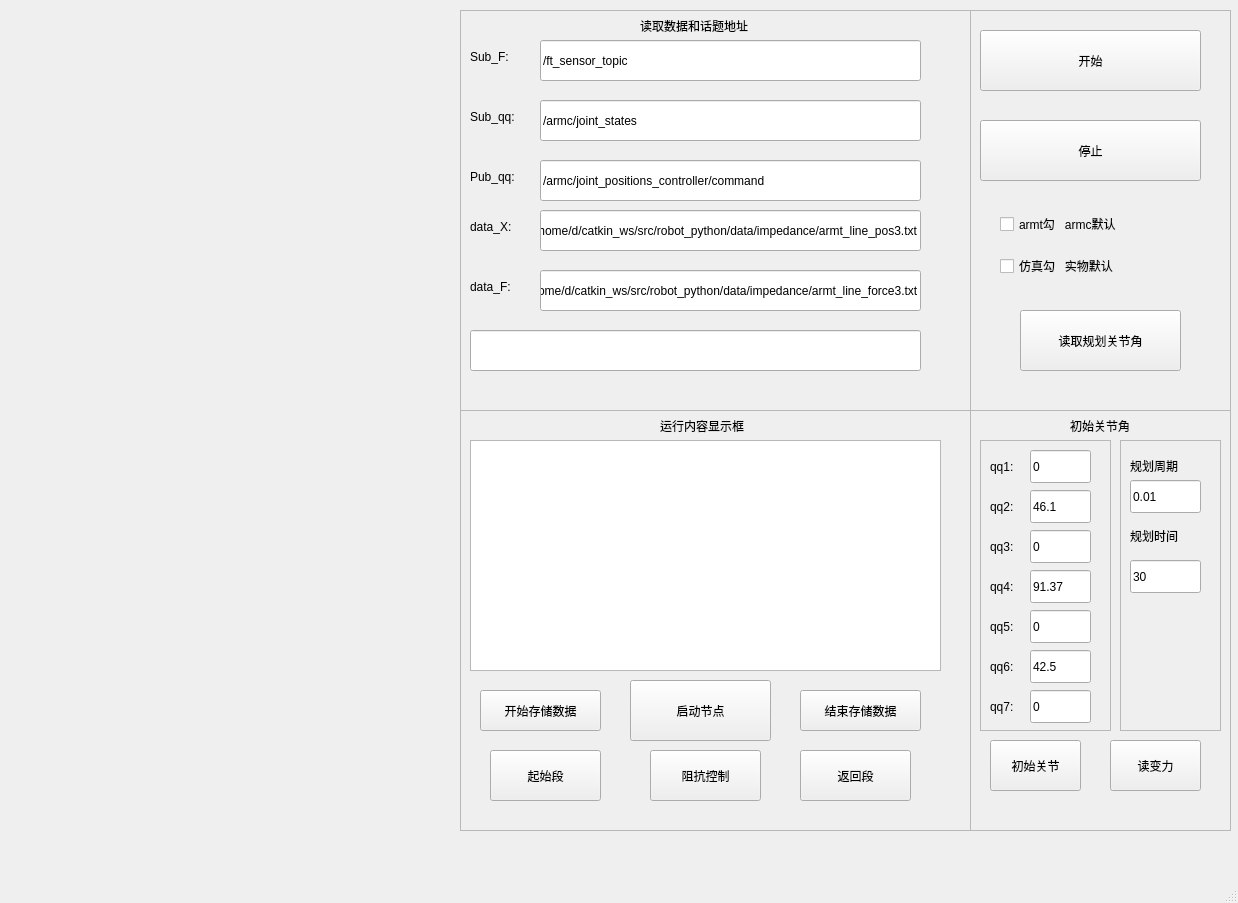
<?xml version="1.0" encoding="UTF-8"?>
<ui version="4.0">
 <class>ImpForm4</class>
 <widget class="QMainWindow" name="ImpForm4">
  <property name="geometry">
   <rect>
    <x>0</x>
    <y>0</y>
    <width>1238</width>
    <height>903</height>
   </rect>
  </property>
  <property name="windowTitle">
   <string>MainWindow</string>
  </property>
  <property name="iconSize">
   <size>
    <width>16</width>
    <height>16</height>
   </size>
  </property>
  <property name="animated">
   <bool>false</bool>
  </property>
  <widget class="QWidget" name="centralwidget">
   <widget class="QWidget" name="horizontalLayoutWidget">
    <property name="geometry">
     <rect>
      <x>10</x>
      <y>10</y>
      <width>451</width>
      <height>401</height>
     </rect>
    </property>
    <layout class="QHBoxLayout" name="horizontalLayout_1"/>
   </widget>
   <widget class="QWidget" name="horizontalLayoutWidget_2">
    <property name="geometry">
     <rect>
      <x>10</x>
      <y>410</y>
      <width>451</width>
      <height>421</height>
     </rect>
    </property>
    <layout class="QHBoxLayout" name="horizontalLayout_2"/>
   </widget>
   <widget class="QWidget" name="horizontalLayoutWidget_5">
    <property name="geometry">
     <rect>
      <x>460</x>
      <y>410</y>
      <width>511</width>
      <height>421</height>
     </rect>
    </property>
    <layout class="QHBoxLayout" name="horizontalLayout_5">
     <item>
      <widget class="QFrame" name="frame">
       <property name="frameShape">
        <enum>QFrame::StyledPanel</enum>
       </property>
       <property name="frameShadow">
        <enum>QFrame::Raised</enum>
       </property>
       <widget class="QTextEdit" name="textEdit">
        <property name="geometry">
         <rect>
          <x>10</x>
          <y>30</y>
          <width>471</width>
          <height>231</height>
         </rect>
        </property>
       </widget>
       <widget class="QLabel" name="label">
        <property name="geometry">
         <rect>
          <x>200</x>
          <y>0</y>
          <width>131</width>
          <height>31</height>
         </rect>
        </property>
        <property name="text">
         <string>运行内容显示框</string>
        </property>
       </widget>
       <widget class="QPushButton" name="button_init">
        <property name="geometry">
         <rect>
          <x>30</x>
          <y>340</y>
          <width>111</width>
          <height>51</height>
         </rect>
        </property>
        <property name="text">
         <string>起始段</string>
        </property>
        <property name="autoDefault">
         <bool>true</bool>
        </property>
       </widget>
       <widget class="QPushButton" name="button_imp">
        <property name="geometry">
         <rect>
          <x>190</x>
          <y>340</y>
          <width>111</width>
          <height>51</height>
         </rect>
        </property>
        <property name="text">
         <string>阻抗控制</string>
        </property>
        <property name="autoDefault">
         <bool>true</bool>
        </property>
       </widget>
       <widget class="QPushButton" name="button_end">
        <property name="geometry">
         <rect>
          <x>340</x>
          <y>340</y>
          <width>111</width>
          <height>51</height>
         </rect>
        </property>
        <property name="text">
         <string>返回段</string>
        </property>
        <property name="autoDefault">
         <bool>true</bool>
        </property>
       </widget>
       <widget class="QPushButton" name="button_receive">
        <property name="geometry">
         <rect>
          <x>170</x>
          <y>270</y>
          <width>141</width>
          <height>61</height>
         </rect>
        </property>
        <property name="text">
         <string>启动节点</string>
        </property>
        <property name="autoDefault">
         <bool>true</bool>
        </property>
       </widget>
       <widget class="QPushButton" name="button_write_begin">
        <property name="geometry">
         <rect>
          <x>20</x>
          <y>280</y>
          <width>121</width>
          <height>41</height>
         </rect>
        </property>
        <property name="text">
         <string>开始存储数据</string>
        </property>
        <property name="autoDefault">
         <bool>true</bool>
        </property>
       </widget>
       <widget class="QPushButton" name="button_write_end">
        <property name="geometry">
         <rect>
          <x>340</x>
          <y>280</y>
          <width>121</width>
          <height>41</height>
         </rect>
        </property>
        <property name="text">
         <string>结束存储数据</string>
        </property>
        <property name="autoDefault">
         <bool>true</bool>
        </property>
       </widget>
      </widget>
     </item>
    </layout>
   </widget>
   <widget class="QWidget" name="horizontalLayoutWidget_6">
    <property name="geometry">
     <rect>
      <x>460</x>
      <y>10</y>
      <width>511</width>
      <height>401</height>
     </rect>
    </property>
    <layout class="QHBoxLayout" name="horizontalLayout_6">
     <item>
      <widget class="QFrame" name="frame_4">
       <property name="frameShape">
        <enum>QFrame::StyledPanel</enum>
       </property>
       <property name="frameShadow">
        <enum>QFrame::Raised</enum>
       </property>
       <widget class="QLineEdit" name="lineEdit_sub_qq">
        <property name="geometry">
         <rect>
          <x>80</x>
          <y>90</y>
          <width>381</width>
          <height>41</height>
         </rect>
        </property>
        <property name="text">
         <string>/armc/joint_states</string>
        </property>
       </widget>
       <widget class="QLabel" name="label_17">
        <property name="geometry">
         <rect>
          <x>10</x>
          <y>30</y>
          <width>61</width>
          <height>33</height>
         </rect>
        </property>
        <property name="text">
         <string>Sub_F:</string>
        </property>
       </widget>
       <widget class="QLineEdit" name="lineEdit_sub_f">
        <property name="geometry">
         <rect>
          <x>80</x>
          <y>30</y>
          <width>381</width>
          <height>41</height>
         </rect>
        </property>
        <property name="text">
         <string>/ft_sensor_topic</string>
        </property>
       </widget>
       <widget class="QLineEdit" name="lineEdit_pub_qq">
        <property name="geometry">
         <rect>
          <x>80</x>
          <y>150</y>
          <width>381</width>
          <height>41</height>
         </rect>
        </property>
        <property name="text">
         <string>/armc/joint_positions_controller/command</string>
        </property>
       </widget>
       <widget class="QLabel" name="label_18">
        <property name="geometry">
         <rect>
          <x>180</x>
          <y>0</y>
          <width>161</width>
          <height>31</height>
         </rect>
        </property>
        <property name="text">
         <string>读取数据和话题地址</string>
        </property>
       </widget>
       <widget class="QLabel" name="label_30">
        <property name="geometry">
         <rect>
          <x>10</x>
          <y>150</y>
          <width>71</width>
          <height>33</height>
         </rect>
        </property>
        <property name="text">
         <string>Pub_qq:</string>
        </property>
       </widget>
       <widget class="QLabel" name="label_19">
        <property name="geometry">
         <rect>
          <x>10</x>
          <y>90</y>
          <width>71</width>
          <height>33</height>
         </rect>
        </property>
        <property name="text">
         <string>Sub_qq:</string>
        </property>
       </widget>
       <widget class="QLineEdit" name="lineEdit_data_qq">
        <property name="geometry">
         <rect>
          <x>80</x>
          <y>200</y>
          <width>381</width>
          <height>41</height>
         </rect>
        </property>
        <property name="text">
         <string>/home/d/catkin_ws/src/robot_python/data/impedance/armt_line_pos3.txt</string>
        </property>
       </widget>
       <widget class="QLabel" name="label_31">
        <property name="geometry">
         <rect>
          <x>10</x>
          <y>200</y>
          <width>71</width>
          <height>33</height>
         </rect>
        </property>
        <property name="text">
         <string>data_X:</string>
        </property>
       </widget>
       <widget class="QLabel" name="label_32">
        <property name="geometry">
         <rect>
          <x>10</x>
          <y>260</y>
          <width>71</width>
          <height>33</height>
         </rect>
        </property>
        <property name="text">
         <string>data_F:</string>
        </property>
       </widget>
       <widget class="QLineEdit" name="lineEdit_data_f">
        <property name="geometry">
         <rect>
          <x>80</x>
          <y>260</y>
          <width>381</width>
          <height>41</height>
         </rect>
        </property>
        <property name="text">
         <string>/home/d/catkin_ws/src/robot_python/data/impedance/armt_line_force3.txt</string>
        </property>
       </widget>
       <widget class="QLineEdit" name="lineEdit_path">
        <property name="geometry">
         <rect>
          <x>10</x>
          <y>320</y>
          <width>451</width>
          <height>41</height>
         </rect>
        </property>
        <property name="text">
         <string/>
        </property>
       </widget>
      </widget>
     </item>
    </layout>
   </widget>
   <widget class="QWidget" name="verticalLayoutWidget">
    <property name="geometry">
     <rect>
      <x>970</x>
      <y>410</y>
      <width>261</width>
      <height>421</height>
     </rect>
    </property>
    <layout class="QVBoxLayout" name="verticalLayout">
     <item>
      <widget class="QFrame" name="frame_6">
       <property name="frameShape">
        <enum>QFrame::StyledPanel</enum>
       </property>
       <property name="frameShadow">
        <enum>QFrame::Raised</enum>
       </property>
       <widget class="QLabel" name="label_3">
        <property name="geometry">
         <rect>
          <x>100</x>
          <y>0</y>
          <width>81</width>
          <height>31</height>
         </rect>
        </property>
        <property name="text">
         <string>初始关节角</string>
        </property>
       </widget>
       <widget class="QPushButton" name="button_read_1">
        <property name="geometry">
         <rect>
          <x>20</x>
          <y>330</y>
          <width>91</width>
          <height>51</height>
         </rect>
        </property>
        <property name="text">
         <string>初始关节</string>
        </property>
        <property name="autoDefault">
         <bool>true</bool>
        </property>
       </widget>
       <widget class="QFrame" name="frame_2">
        <property name="geometry">
         <rect>
          <x>10</x>
          <y>30</y>
          <width>131</width>
          <height>291</height>
         </rect>
        </property>
        <property name="frameShape">
         <enum>QFrame::StyledPanel</enum>
        </property>
        <property name="frameShadow">
         <enum>QFrame::Raised</enum>
        </property>
        <widget class="QLineEdit" name="lineEdit_q6">
         <property name="geometry">
          <rect>
           <x>50</x>
           <y>210</y>
           <width>61</width>
           <height>33</height>
          </rect>
         </property>
         <property name="text">
          <string>42.5</string>
         </property>
        </widget>
        <widget class="QLabel" name="label_10">
         <property name="geometry">
          <rect>
           <x>10</x>
           <y>10</y>
           <width>31</width>
           <height>33</height>
          </rect>
         </property>
         <property name="text">
          <string>qq1:</string>
         </property>
        </widget>
        <widget class="QLineEdit" name="lineEdit_q3">
         <property name="geometry">
          <rect>
           <x>50</x>
           <y>90</y>
           <width>61</width>
           <height>33</height>
          </rect>
         </property>
         <property name="text">
          <string>0</string>
         </property>
        </widget>
        <widget class="QLineEdit" name="lineEdit_q1">
         <property name="geometry">
          <rect>
           <x>50</x>
           <y>10</y>
           <width>61</width>
           <height>33</height>
          </rect>
         </property>
         <property name="text">
          <string>0</string>
         </property>
        </widget>
        <widget class="QLabel" name="label_9">
         <property name="geometry">
          <rect>
           <x>10</x>
           <y>50</y>
           <width>31</width>
           <height>33</height>
          </rect>
         </property>
         <property name="text">
          <string>qq2:</string>
         </property>
        </widget>
        <widget class="QLabel" name="label_4">
         <property name="geometry">
          <rect>
           <x>10</x>
           <y>130</y>
           <width>31</width>
           <height>33</height>
          </rect>
         </property>
         <property name="text">
          <string>qq4:</string>
         </property>
        </widget>
        <widget class="QLineEdit" name="lineEdit_q2">
         <property name="geometry">
          <rect>
           <x>50</x>
           <y>50</y>
           <width>61</width>
           <height>33</height>
          </rect>
         </property>
         <property name="text">
          <string>46.1</string>
         </property>
        </widget>
        <widget class="QLabel" name="label_8">
         <property name="geometry">
          <rect>
           <x>10</x>
           <y>90</y>
           <width>31</width>
           <height>33</height>
          </rect>
         </property>
         <property name="text">
          <string>qq3:</string>
         </property>
        </widget>
        <widget class="QLabel" name="label_5">
         <property name="geometry">
          <rect>
           <x>10</x>
           <y>210</y>
           <width>31</width>
           <height>33</height>
          </rect>
         </property>
         <property name="text">
          <string>qq6:</string>
         </property>
        </widget>
        <widget class="QLabel" name="label_7">
         <property name="geometry">
          <rect>
           <x>10</x>
           <y>170</y>
           <width>31</width>
           <height>33</height>
          </rect>
         </property>
         <property name="text">
          <string>qq5:</string>
         </property>
        </widget>
        <widget class="QLineEdit" name="lineEdit_q4">
         <property name="geometry">
          <rect>
           <x>50</x>
           <y>130</y>
           <width>61</width>
           <height>33</height>
          </rect>
         </property>
         <property name="text">
          <string>91.37</string>
         </property>
        </widget>
        <widget class="QLineEdit" name="lineEdit_q5">
         <property name="geometry">
          <rect>
           <x>50</x>
           <y>170</y>
           <width>61</width>
           <height>33</height>
          </rect>
         </property>
         <property name="text">
          <string>0</string>
         </property>
        </widget>
        <widget class="QLineEdit" name="lineEdit_q7">
         <property name="geometry">
          <rect>
           <x>50</x>
           <y>250</y>
           <width>61</width>
           <height>33</height>
          </rect>
         </property>
         <property name="text">
          <string>0</string>
         </property>
        </widget>
        <widget class="QLabel" name="label_6">
         <property name="geometry">
          <rect>
           <x>10</x>
           <y>250</y>
           <width>31</width>
           <height>33</height>
          </rect>
         </property>
         <property name="text">
          <string>qq7:</string>
         </property>
        </widget>
       </widget>
       <widget class="QFrame" name="frame_7">
        <property name="geometry">
         <rect>
          <x>150</x>
          <y>30</y>
          <width>101</width>
          <height>291</height>
         </rect>
        </property>
        <property name="frameShape">
         <enum>QFrame::StyledPanel</enum>
        </property>
        <property name="frameShadow">
         <enum>QFrame::Raised</enum>
        </property>
        <widget class="QLabel" name="label_12">
         <property name="geometry">
          <rect>
           <x>10</x>
           <y>10</y>
           <width>71</width>
           <height>31</height>
          </rect>
         </property>
         <property name="text">
          <string>规划周期</string>
         </property>
        </widget>
        <widget class="QLineEdit" name="lineEdit_T">
         <property name="geometry">
          <rect>
           <x>10</x>
           <y>40</y>
           <width>71</width>
           <height>33</height>
          </rect>
         </property>
         <property name="text">
          <string>0.01</string>
         </property>
        </widget>
        <widget class="QLabel" name="label_14">
         <property name="geometry">
          <rect>
           <x>10</x>
           <y>80</y>
           <width>71</width>
           <height>31</height>
          </rect>
         </property>
         <property name="text">
          <string>规划时间</string>
         </property>
        </widget>
        <widget class="QLineEdit" name="lineEdit_t">
         <property name="geometry">
          <rect>
           <x>10</x>
           <y>120</y>
           <width>71</width>
           <height>33</height>
          </rect>
         </property>
         <property name="text">
          <string>30</string>
         </property>
        </widget>
       </widget>
       <widget class="QPushButton" name="button_read_2">
        <property name="geometry">
         <rect>
          <x>140</x>
          <y>330</y>
          <width>91</width>
          <height>51</height>
         </rect>
        </property>
        <property name="text">
         <string>读变力</string>
        </property>
        <property name="autoDefault">
         <bool>true</bool>
        </property>
       </widget>
      </widget>
     </item>
    </layout>
   </widget>
   <widget class="QWidget" name="verticalLayoutWidget_2">
    <property name="geometry">
     <rect>
      <x>970</x>
      <y>10</y>
      <width>261</width>
      <height>401</height>
     </rect>
    </property>
    <layout class="QVBoxLayout" name="verticalLayout_2">
     <item>
      <widget class="QFrame" name="frame_5">
       <property name="frameShape">
        <enum>QFrame::StyledPanel</enum>
       </property>
       <property name="frameShadow">
        <enum>QFrame::Raised</enum>
       </property>
       <widget class="QPushButton" name="button_begin">
        <property name="geometry">
         <rect>
          <x>10</x>
          <y>20</y>
          <width>221</width>
          <height>61</height>
         </rect>
        </property>
        <property name="text">
         <string>开始</string>
        </property>
        <property name="iconSize">
         <size>
          <width>16</width>
          <height>16</height>
         </size>
        </property>
        <property name="autoRepeat">
         <bool>false</bool>
        </property>
        <property name="autoExclusive">
         <bool>false</bool>
        </property>
        <property name="autoRepeatDelay">
         <number>400</number>
        </property>
        <property name="autoRepeatInterval">
         <number>200</number>
        </property>
        <property name="autoDefault">
         <bool>true</bool>
        </property>
        <property name="flat">
         <bool>false</bool>
        </property>
       </widget>
       <widget class="QPushButton" name="button_stop">
        <property name="geometry">
         <rect>
          <x>10</x>
          <y>110</y>
          <width>221</width>
          <height>61</height>
         </rect>
        </property>
        <property name="text">
         <string>停止</string>
        </property>
        <property name="autoDefault">
         <bool>true</bool>
        </property>
       </widget>
       <widget class="QWidget" name="layoutWidget_2">
        <property name="geometry">
         <rect>
          <x>30</x>
          <y>190</y>
          <width>191</width>
          <height>91</height>
         </rect>
        </property>
        <layout class="QVBoxLayout" name="verticalLayout_4">
         <item>
          <widget class="QCheckBox" name="checkBox_armt">
           <property name="text">
            <string>armt勾   armc默认</string>
           </property>
          </widget>
         </item>
         <item>
          <widget class="QCheckBox" name="checkBox_gazebo">
           <property name="text">
            <string>仿真勾   实物默认</string>
           </property>
          </widget>
         </item>
        </layout>
       </widget>
       <widget class="QPushButton" name="button_read_pos">
        <property name="geometry">
         <rect>
          <x>50</x>
          <y>300</y>
          <width>161</width>
          <height>61</height>
         </rect>
        </property>
        <property name="text">
         <string>读取规划关节角</string>
        </property>
        <property name="autoDefault">
         <bool>true</bool>
        </property>
       </widget>
      </widget>
     </item>
    </layout>
   </widget>
  </widget>
  <widget class="QMenuBar" name="menubar">
   <property name="geometry">
    <rect>
     <x>0</x>
     <y>0</y>
     <width>1238</width>
     <height>31</height>
    </rect>
   </property>
   <property name="defaultUp">
    <bool>false</bool>
   </property>
  </widget>
  <widget class="QStatusBar" name="statusbar"/>
 </widget>
 <resources/>
 <connections/>
</ui>
